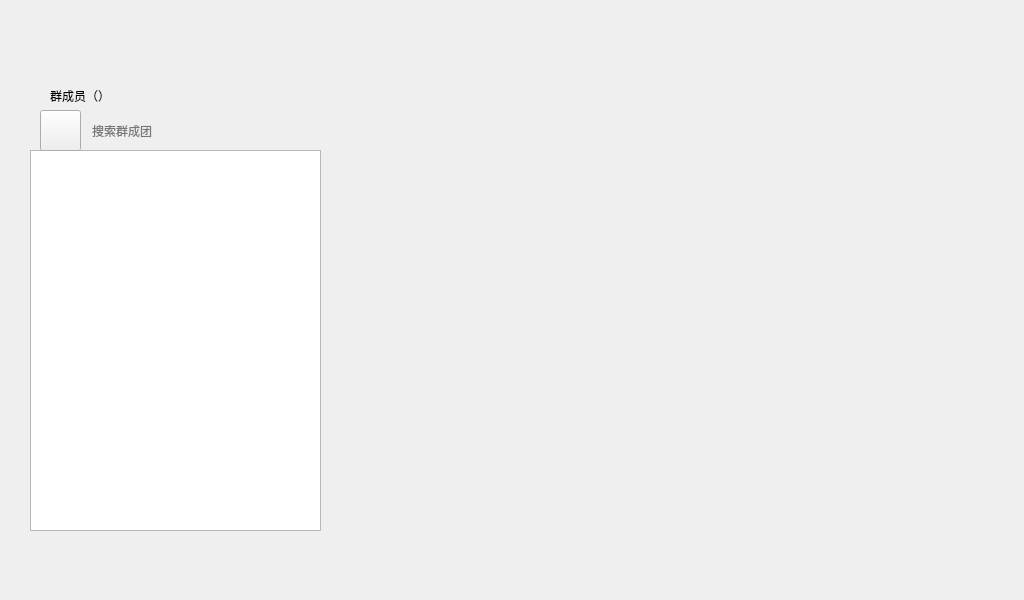
<?xml version="1.0" encoding="UTF-8"?>
<ui version="4.0">
 <class>Widget</class>
 <widget class="QWidget" name="Widget">
  <property name="geometry">
   <rect>
    <x>0</x>
    <y>0</y>
    <width>1024</width>
    <height>600</height>
   </rect>
  </property>
  <property name="windowTitle">
   <string>Widget</string>
  </property>
  <widget class="QListWidget" name="listWidget">
   <property name="geometry">
    <rect>
     <x>30</x>
     <y>150</y>
     <width>291</width>
     <height>381</height>
    </rect>
   </property>
   <property name="styleSheet">
    <string notr="true">QListWidget::item { height: 65px }
QListWidget::item:selected { background-color: rgb(200, 200, 200) }
QListWidget::item:hover { background-color: rgb(220, 220, 220) }</string>
   </property>
  </widget>
  <widget class="QLabel" name="label">
   <property name="geometry">
    <rect>
     <x>50</x>
     <y>60</y>
     <width>141</width>
     <height>71</height>
    </rect>
   </property>
   <property name="text">
    <string>群成员（）</string>
   </property>
  </widget>
  <widget class="QPushButton" name="pushButton">
   <property name="geometry">
    <rect>
     <x>40</x>
     <y>110</y>
     <width>41</width>
     <height>41</height>
    </rect>
   </property>
   <property name="styleSheet">
    <string notr="true">QPushButton { border-image: url(:/icons/search.png) }</string>
   </property>
   <property name="text">
    <string/>
   </property>
  </widget>
  <widget class="QLineEdit" name="lineEdit">
   <property name="geometry">
    <rect>
     <x>90</x>
     <y>120</y>
     <width>221</width>
     <height>21</height>
    </rect>
   </property>
   <property name="styleSheet">
    <string notr="true">QLineEdit { background: transparent; border: none  }</string>
   </property>
   <property name="placeholderText">
    <string notr="true">搜索群成团</string>
   </property>
  </widget>
 </widget>
 <resources/>
 <connections/>
</ui>
